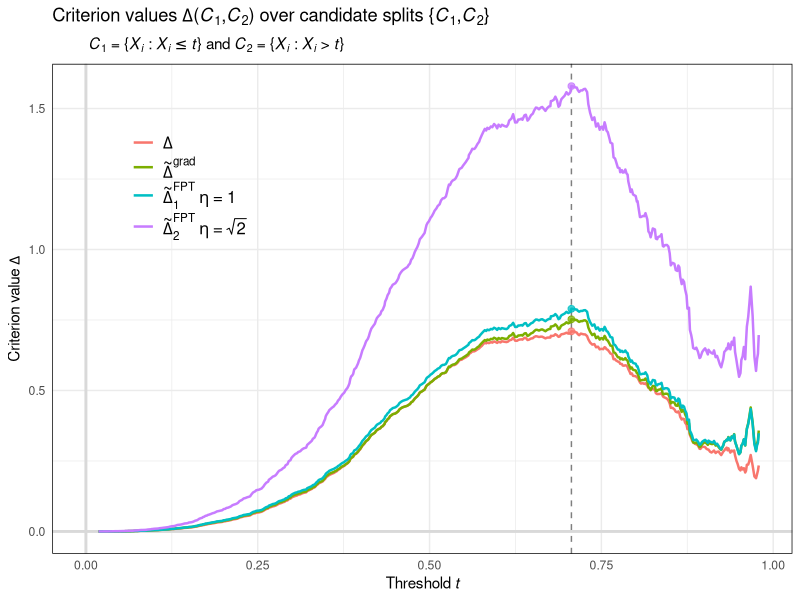

Write the R code that produced this figure.
####################################################################################################
# example-criteria-comparison.R
# Toy model to form a visual comparison of the target \Delta splitting criterion, the
# approximate \widetilde\Delta criterion specified by GRF-grad, and the approximate
# \tilde\Delta criteria specified by GRF-FPT under "step size" \eta = 1 and \eta = \sqrt{2}.
#
# Data-generating model (VCM):
#   Y_i = W_i^\top \theta^*(X_i) + \espilon_i
# where
#   * covariates X_i ~ Unif[0,1] (1-dimensional uniform),
#   * regressors W_i ~ N_2(0, I) (2-dimension Gaussian),
#   * noise \epsilon_i ~ N(0, 1),
#   * VCM effect functions \theta^*(x) = (\theta_1^*(x), \theta_2^*(x)) where
#       \theta_1^*(x) := \sin(2 \pi x),
#       \theta_2^*(x) := x.
#
####################################################################################################
library(ggplot2)
library(tidyr)
library(purrr)
library(dplyr)

#--------------------------------------------------
#----- Helper functions
#--------------------------------------------------
#--- VCM effect functions for K = 2
theta_FUN <- function(x) c(sin(2 * pi * x), x)

#--- VCM score function
psi_FUN <- function(theta, nu, yvec, wmat) {
  D <- cbind(1, wmat)
  params <- c(nu, theta)
  sweep(D, 1, yvec - D %*% params, FUN = "*")
}

#--- OLS coefficient calculator (used for \hat\theta_C)
lmcoef_FUN <- function(yvec, wmat) unname(coef(lm(yvec ~ wmat)))

#--- Child \hat\theta_C calculator
thetahatC_FUN <- function(C, yvec, wmat) {
  yy <- yvec[C]
  ww <- wmat[C,,drop=F]
  lmcoef_FUN(yy, ww)[-1]
}
#--- Child \tilde\theta_C calculator 
thetatildeC_FUN <- function(C, theta0, rho) theta0 + colMeans(rho[C,,drop=F])

#--- Gradient matrix estimator -A_P
A_FUN <- function(wmat) -crossprod(cbind(1, wmat))/nrow(wmat)

#--------------------------------------------------
#----- Generate data
#--------------------------------------------------
set.seed(1)
n <- 5000
K <- 2
sig.eps <- 1
sig.W <- 1

eta.new <- sqrt(2)

#--- "Selector" matrix such that \xi^\top (nu, \theta_1, \theta_2) = (\theta_1, \theta_2)
xi <- diag(c(0, rep(1, K)), nrow = K + 1, ncol = K + 1)[,-1]

#--- Covariates, regressors, noise, effects, outcomes
X <- matrix(sort(runif(n * 1)), nrow = n)
W <- matrix(rnorm(n * K, 0, sig.W), nrow = n)
eps <- rnorm(n, 0, sig.eps)
thetaX <- t(apply(X, 1, theta_FUN))
Y <- rowSums(thetaX * W) + eps

#--------------------------------------------------
#----- Compute criteria by definition
#--------------------------------------------------
lmcoefs.P <- lmcoef_FUN(Y, W)
thetahat.P <- lmcoefs.P[-1]
nuhat.P <- lmcoefs.P[1]

psi.P <- psi_FUN(thetahat.P, nuhat.P, Y, W)
A.P <- A_FUN(W)
A.Pinv <- solve(A.P)

rho.grad <- -t(t(xi) %*% A.Pinv %*% t(psi.P))
rho.FPT <- 1 * t(t(xi) %*% t(psi.P))

thresholds <- X[-length(X),] + diff(X)/2
thresholds <- tail(head(thresholds, -100),-100)
thresholds <- thresholds[seq(1, length(thresholds), by = 10)]

idx <- lapply(thresholds, function(thresh) X <= thresh)
C.list <- lapply(idx, function(i) list(C1 = which(i), C2 = which(!i)))

#--- Compute fitted versions of \theta
theta.fits <- lapply(C.list, function(split) {
  lapply(split, function(Cj) {
    thetahat <- thetahatC_FUN(Cj, Y, W)
    thetatilde.grad <- thetatildeC_FUN(Cj, thetahat.P, rho.grad)
    thetatilde.FPT  <- thetatildeC_FUN(Cj, thetahat.P, rho.FPT)
    thetatilde.FPT2 <- thetatildeC_FUN(Cj, thetahat.P, eta.new * rho.FPT)
    list(hat = thetahat, 
         tilde.grad = thetatilde.grad, 
         tilde.FPT  = thetatilde.FPT,
         tilde.FPT2 = thetatilde.FPT2)
  }) |> 
    purrr::list_transpose() |>
    lapply(simplify2array)
}) |>
  purrr::list_transpose() |>
  lapply(simplify2array)

#--- Extract fits
thetahat.C1 <- t(theta.fits$hat[,"C1",])
thetatilde.C1.grad <- t(theta.fits$tilde.grad[,"C1",])
thetatilde.C1.FPT  <- t(theta.fits$tilde.FPT[,"C1",])
thetatilde.C1.FPT2 <- t(theta.fits$tilde.FPT2[,"C1",])

thetahat.C2 <- t(theta.fits$hat[,"C2",])
thetatilde.C2.grad <- t(theta.fits$tilde.grad[,"C2",])
thetatilde.C2.FPT  <- t(theta.fits$tilde.FPT[,"C2",])
thetatilde.C2.FPT2 <- t(theta.fits$tilde.FPT2[,"C2",])

#--- Compute criteria and maximizing indices
crit.coef <- sapply(C.list, function(splits) length(splits$C1) * length(splits$C1)/n^2)
Delta <- crit.coef * apply(thetahat.C1 - thetahat.C2, 1, function(x) sum(x^2))
Deltatilde.grad <- crit.coef * apply(thetatilde.C1.grad - thetatilde.C2.grad, 1, function(x) sum(x^2))
Deltatilde.FPT  <- crit.coef * apply(thetatilde.C1.FPT - thetatilde.C2.FPT, 1, function(x) sum(x^2))
Deltatilde.FPT2 <- crit.coef * apply(thetatilde.C1.FPT2 - thetatilde.C2.FPT2, 1, function(x) sum(x^2))

Delta.list <- list(
  target = Delta,
  grad   = Deltatilde.grad,
  FPT    = Deltatilde.FPT,
  FPT2   = Deltatilde.FPT2
)

#--------------------------------------------------
#----- Plots
#--------------------------------------------------
gg_color_hue <- function(n) {
  hues = seq(15, 375, length = n + 1)
  hcl(h = hues, l = 65, c = 100)[1:n]
}

my.cols <- gg_color_hue(4)

df.Delta <- mapply(
  function(dlt, id) bind_cols(threshold = thresholds, Delta = dlt, id = id),
  Delta.list, 
  list("target", "grad", "FPT", "FPT2"), 
  SIMPLIFY = FALSE) |>
  bind_rows() |>
  mutate(id = factor(id, levels = c("target", "grad", "FPT", "FPT2")))

Delta.max <- sapply(Delta.list, function(dlt) {
  c("x" = thresholds[which.max(dlt)], "y" = max(dlt))
})

plt <- ggplot(df.Delta, aes(x = threshold, y = Delta, color = id)) + 
  labs(y = expression("Criterion value"~Delta),
       x = expression("Threshold "*italic(t))) +
  ggtitle(expression("Criterion values"~Delta*"("*phantom("")*italic(C)[1]*","*italic(C)[2]*")"~"over candidate splits"~"{"*phantom("")*italic(C)[1]*","*italic(C)[2]*"}"),
          subtitle = expression(
            "\t"~italic(C)[1]~"= {"*phantom("")*italic(X)[italic(i)]*" : "*italic(X)[italic(i)] <= italic(t)*"}"~"and"~italic(C)[2]~"= {"*phantom("")*italic(X)[italic(i)]*" : "*italic(X)[italic(i)]*" > "*italic(t)*"}")
  ) + 
  geom_vline(xintercept = 0, linewidth = 1, color = "gray85") + 
  geom_hline(yintercept = 0, linewidth = 1, color = "gray85") + 
  geom_vline(xintercept = thresholds[which.max(Delta)], linewidth = 0.5, color = "gray50", lty = "dashed") + 
  geom_line(linewidth = 0.85) + 
  annotate("point", x = Delta.max["x", "target"], y = Delta.max["y", "target"], color = ggplot2::alpha(my.cols[1], 0.75), size = 2) + 
  annotate("point", x = Delta.max["x", "grad"], y = Delta.max["y", "grad"], color = ggplot2::alpha(my.cols[2], 0.75), size = 2) + 
  annotate("point", x = Delta.max["x", "FPT"], y = Delta.max["y", "FPT"], color = ggplot2::alpha(my.cols[3], 0.75), size = 2) + 
  annotate("point", x = Delta.max["x", "FPT2"], y = Delta.max["y", "FPT2"], color = ggplot2::alpha(my.cols[4], 0.75), size = 2) + 
  scale_color_manual(
    values = my.cols,
    labels = expression(Delta, 
                        tilde(Delta)^{grad}, 
                        tilde(Delta)[1]^{FPT}~eta~"="~1, 
                        tilde(Delta)[2]^{FPT}~eta~"="~sqrt(2))) + 
  theme_minimal() +
  theme(
    panel.border = element_rect(fill = NA),
    legend.text = element_text(size = 12),
    legend.title = element_blank(),
    legend.position = "inside",
    legend.position.inside = c(0.185,0.75)
  )
pdf("figures/example-criteria-comparison.pdf", width = 5.5, height = 3.5)
plt
dev.off()
